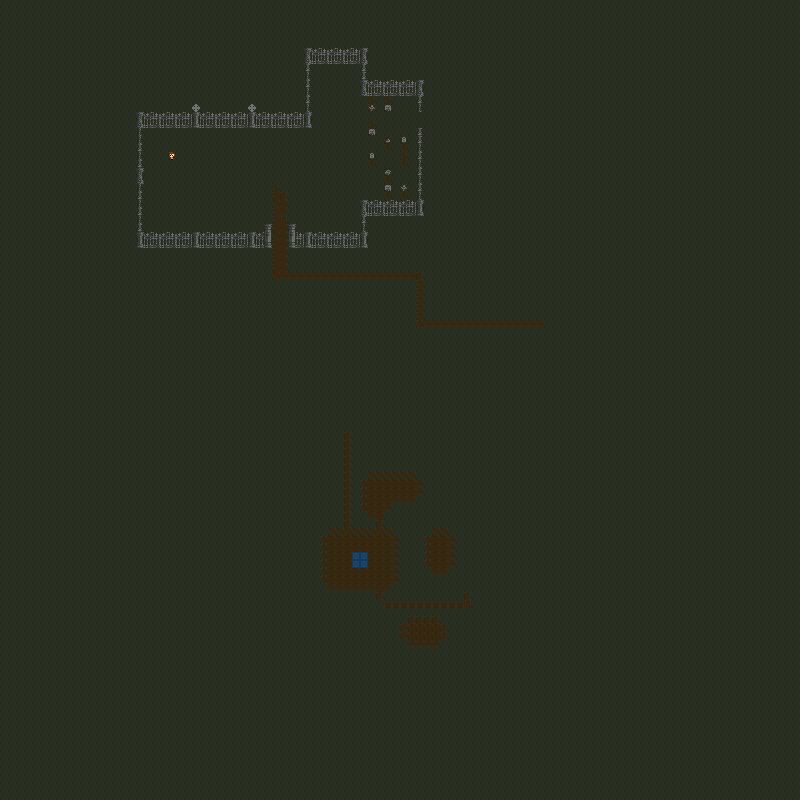

A 2D game scene composited from a Tiled map and its tileset images. What follows is a short description and the map's XML, with each tile layer's data collapsed to a summary:
An orthogonal 100x100 tile map with 8x8 px tiles, 5 tile layers (bg, fixes, sidewalk, fence, ...), 2 tilesets.

<map version="1.2" tiledversion="1.2.0" orientation="orthogonal" renderorder="left-up" width="100" height="100" tilewidth="8" tileheight="8" infinite="0" nextlayerid="9" nextobjectid="1">
 <tileset firstgid="1" source="map_tristram.tsx" />
 <tileset firstgid="101" source="props.tsx" />
 <layer id="1" name="bg" width="100" height="100">
  <data>[10000 cells, 10000 non-empty, 1 distinct tile ids]</data>
 </layer>
 <layer id="3" name="fixes" width="100" height="100">
  <data>[10000 cells, 3 non-empty, 1 distinct tile ids]</data>
 </layer>
 <layer id="2" name="sidewalk" width="100" height="100">
  <data>[10000 cells, 284 non-empty, 21 distinct tile ids]</data>
 </layer>
 <layer id="7" name="fence" width="100" height="100">
  <data>[10000 cells, 225 non-empty, 21 distinct tile ids]</data>
 </layer>
 <layer id="8" name="fence_fixes" width="100" height="100">
  <data>[10000 cells, 14 non-empty, 1 distinct tile ids]</data>
 </layer>
</map>